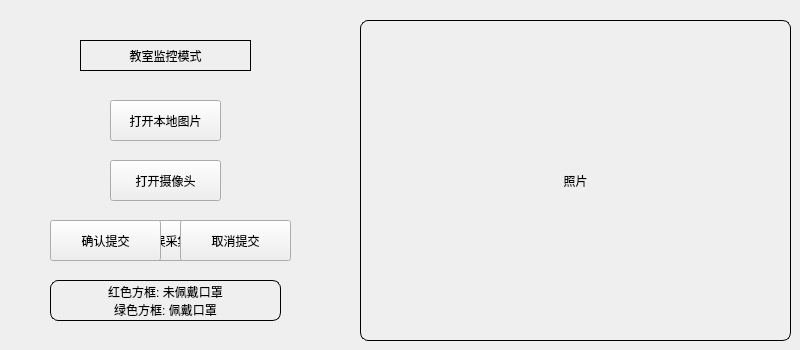
          <widget class="QWidget" name="tab_4">
           <attribute name="title">
            <string>教室监控模式</string>
           </attribute>
           <widget class="QPushButton" name="btn_open_file_3">
            <property name="geometry">
             <rect>
              <x>110</x>
              <y>100</y>
              <width>111</width>
              <height>41</height>
             </rect>
            </property>
            <property name="text">
             <string>打开本地图片</string>
            </property>
           </widget>
           <widget class="QLabel" name="label_hint_3">
            <property name="geometry">
             <rect>
              <x>80</x>
              <y>40</y>
              <width>171</width>
              <height>31</height>
             </rect>
            </property>
            <property name="styleSheet">
             <string notr="true">border:1px solid black;</string>
            </property>
            <property name="text">
             <string>教室监控模式</string>
            </property>
            <property name="alignment">
             <set>Qt::AlignCenter</set>
            </property>
           </widget>
           <widget class="QPushButton" name="btn_open_cam_3">
            <property name="geometry">
             <rect>
              <x>110</x>
              <y>160</y>
              <width>111</width>
              <height>41</height>
             </rect>
            </property>
            <property name="text">
             <string>打开摄像头</string>
            </property>
           </widget>
           <widget class="QLabel" name="label_pic_3">
            <property name="geometry">
             <rect>
              <x>360</x>
              <y>20</y>
              <width>431</width>
              <height>321</height>
             </rect>
            </property>
            <property name="styleSheet">
             <string notr="true">border:1px solid black;
border-radius: 8px;</string>
            </property>
            <property name="text">
             <string>照片</string>
            </property>
            <property name="alignment">
             <set>Qt::AlignCenter</set>
            </property>
           </widget>
           <widget class="QPushButton" name="btn_screenshoot">
            <property name="geometry">
             <rect>
              <x>110</x>
              <y>220</y>
              <width>111</width>
              <height>41</height>
             </rect>
            </property>
            <property name="text">
             <string>错误采集</string>
            </property>
           </widget>
           <widget class="QLabel" name="label_hint_5">
            <property name="geometry">
             <rect>
              <x>50</x>
              <y>280</y>
              <width>231</width>
              <height>41</height>
             </rect>
            </property>
            <property name="styleSheet">
             <string notr="true">border:1px solid black;
border-radius: 8px;</string>
            </property>
            <property name="text">
             <string>红色方框: 未佩戴口罩
绿色方框: 佩戴口罩</string>
            </property>
            <property name="alignment">
             <set>Qt::AlignCenter</set>
            </property>
           </widget>
           <widget class="QPushButton" name="btn_screenshoot_yes">
            <property name="geometry">
             <rect>
              <x>50</x>
              <y>220</y>
              <width>111</width>
              <height>41</height>
             </rect>
            </property>
            <property name="text">
             <string>确认提交</string>
            </property>
           </widget>
           <widget class="QPushButton" name="btn_screenshoot_no">
            <property name="geometry">
             <rect>
              <x>180</x>
              <y>220</y>
              <width>111</width>
              <height>41</height>
             </rect>
            </property>
            <property name="text">
             <string>取消提交</string>
            </property>
           </widget>
          </widget>
